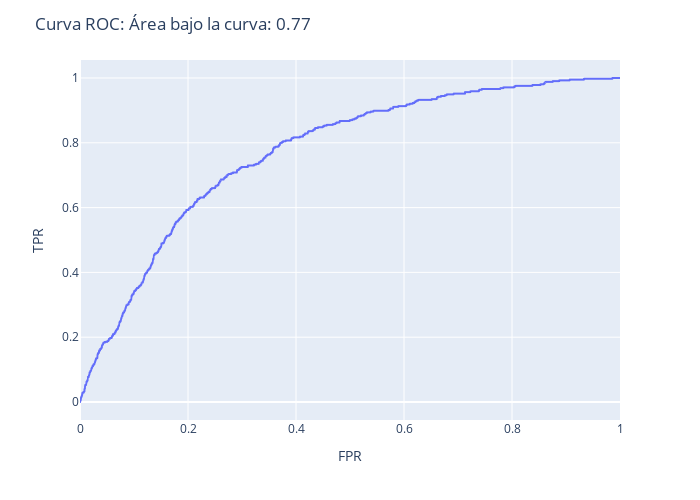

Source (notebook cell):
### Code cell
scores=pipe5.predict_proba(Xtest)[:, 1]
trues=list(Ytest) #Se usa de aqui en adelante

#Uso de "roc_curves()" para obtener "fpr","tpr":
fpr, tpr, thresholds = metrics.roc_curve(trues, scores, pos_label=1) #Pos_label: indica la etiqueta de la clase positiva

#Gráfico de curva ROC:
fig=px.line(x=fpr,y=tpr,labels={"y":"TPR","x":"FPR"})
fig.update_layout(height=500,width=700,title=f"Curva ROC: Área bajo la curva: {round(metrics.auc(fpr, tpr),2)}")
fig.show()

### Figure 1 — Plotly figure (JSON) as saved in the notebook; plotly's stock layout.template omitted (floating-point values rounded to 4 significant figures; data arrays with more than 128 entries replaced by an {"elided": "..."} marker saying what was removed)
{"data": [{"hovertemplate": "FPR=%{x}<br>TPR=%{y}<extra></extra>", "legendgroup": "", "line": {"color": "#636efa", "dash": "solid"}, "marker": {"symbol": "circle"}, "mode": "lines", "name": "", "showlegend": false, "type": "scattergl", "x": {"elided": "4104 float values"}, "xaxis": "x", "y": {"elided": "4104 float values"}, "yaxis": "y"}], "layout": {"height": 500, "legend": {"tracegroupgap": 0}, "margin": {"t": 60}, "title": {"text": "Curva ROC: Área bajo la curva: 0.77"}, "width": 700, "xaxis": {"anchor": "y", "domain": [0, 1], "title": {"text": "FPR"}}, "yaxis": {"anchor": "x", "domain": [0, 1], "title": {"text": "TPR"}}}}
